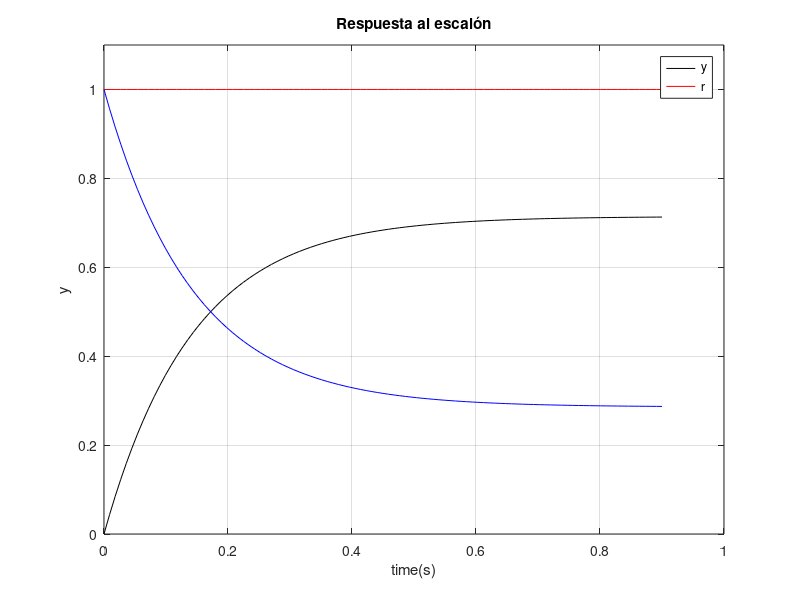
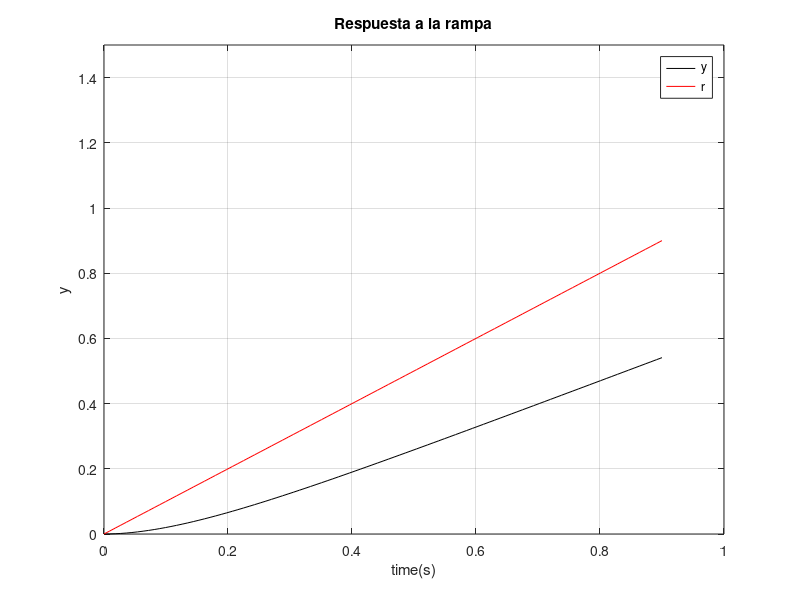
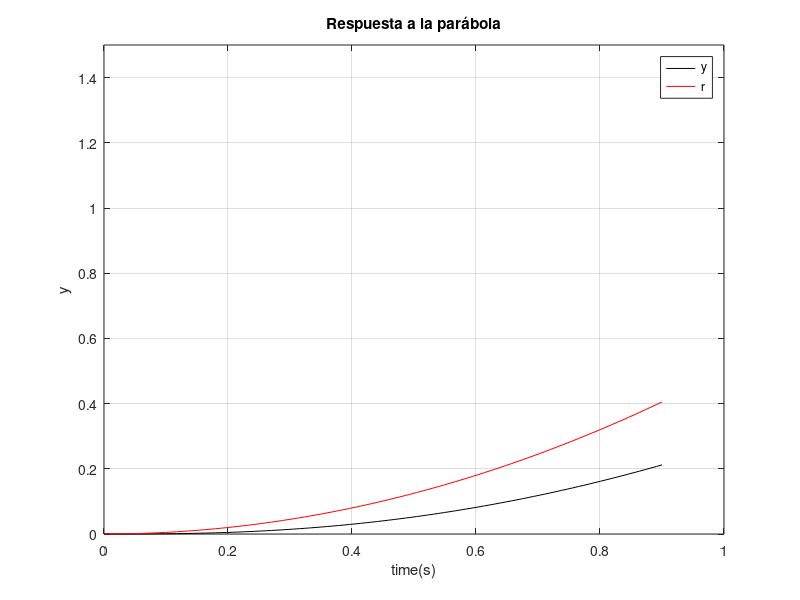
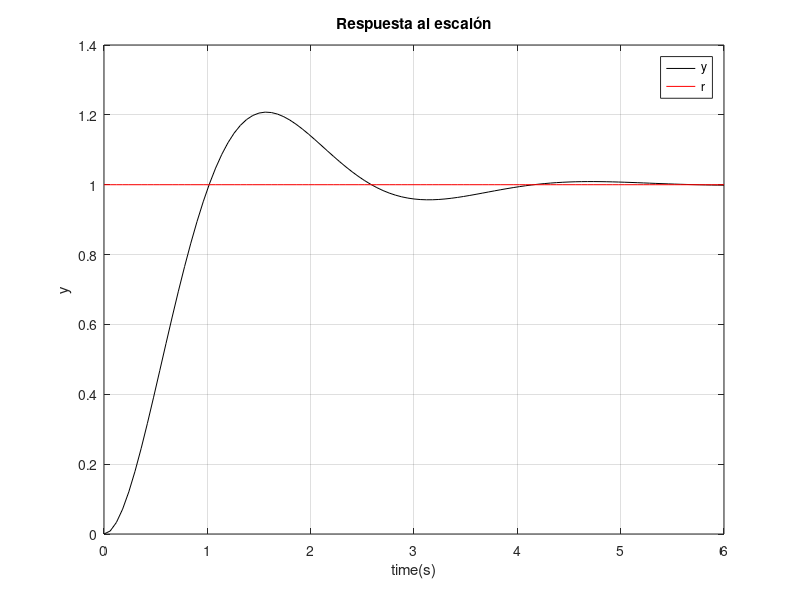

MATLAB code to generate these figures, in order:
clc
clear
close all

%----------sistema tipo 0-------------

G = tf(5,[1 2]);
%G = tf(5/2,[1/2 1]);
H = tf(1,1);

h_0= feedback(G,H);

[y t]=step(h_0);
% step(h_0);
figure
plot(t,y,'k')
r = ones(length(y),1);
hold on
plot(t,r, 'r')
plot(t,r-y,'b')
ylim([0 1.1])
grid on
xlabel('time(s)')
ylabel('y')
title('Respuesta al escalón')
legend('y','r')

%x = [1,1]/1.4;
%y = [0.93,0.7]/1.1;
%a = annotation('doublearrow',x,y,'$e_{ss}=\frac{1}{1+k}$','Interpreter','latex');%,'X',[1.1/1.4 1.1/1.4],'Y',[0.8 0.8]/1.1);
%a.X=[1.1,1.1]/1.4;
%a.Y=[0.8,0.7]/1.1;
%x = [1.1,1.1]/1.4;
%y = [0.8,0.7]/1.1;
%a = annotation('textarrow',x,y,'String',);%, 'Position',[0.2 0.2 0.3 0.1]);

%------respuesta a la rampa-----


[y t]=step(h_0*tf(1,[1 0])); %agrego un polo para usar step
x=1*t;

figure
plot(t,y,'k')
hold on
plot(t,x, 'r')
ylim([0 1.5])
%xlim([0 1.4])
grid on
xlabel('time(s)')
ylabel('y')
title('Respuesta a la rampa')
legend('y','r')

%------respuesta a la parabola-----
[y t]=step(h_0*tf(1,[1 0 0])); %agrego dos polos para usar step
x=0.5*t.^2;

figure
plot(t,y,'k')
hold on
plot(t,x, 'r')
ylim([0 1.5])
%xlim([0 1.4])
grid on
xlabel('time(s)')
ylabel('y')
title('Respuesta a la parábola')
legend('y','r')

%$e_{ss}=\infty$


%----------sistema tipo 1-------------

G = tf(5,[1 2 0]);
%G = tf(5/2,[1/2 1]);
H = tf(1,1);

h_0= feedback(G,H);

[y t]=step(h_0);

figure
plot(t,y,'k')
r = ones(length(y),1);
hold on
plot(t,r, 'r')
%ylim([0 1.1])
grid on
xlabel('time(s)')
ylabel('y')
title('Respuesta al escalón')
legend('y','r')

%x = [1,1]/1.4;
%y = [0.93,0.7]/1.1;
%a = annotation('doublearrow',x,y,'$e_{ss}=\frac{1}{1+k}$','Interpreter','latex');%,'X',[1.1/1.4 1.1/1.4],'Y',[0.8 0.8]/1.1);
%a.X=[1.1,1.1]/1.4;
%a.Y=[0.8,0.7]/1.1;
%x = [1.1,1.1]/1.4;
%y = [0.8,0.7]/1.1;
%a = annotation('textarrow',x,y,'String',);%, 'Position',[0.2 0.2 0.3 0.1]);

%------respuesta a la rampa-----

[y t]=step(h_0*tf(6,[1 0])); %agrego un polo para usar step
x=6*t;

figure
plot(t,y,'k')
hold on
plot(t,x, 'r')
%ylim([0 1.5])
xlim([0 10])
grid on
xlabel('time(s)')
ylabel('y')
title('Respuesta a la rampa')
legend('y','r')

%------respuesta a la parabola-----

[y t]=step(h_0*tf(1,[1 0 0])); %agrego dos polos para usar step
x=0.5*t.^2;

figure
plot(t,y,'k')
hold on
plot(t,x, 'r')
%ylim([0 1.5])
xlim([0 10])
grid on
xlabel('time(s)')
ylabel('y')
title('Respuesta a la parábola')
legend('y','r')

%$e_{ss}=\infty$

%----------sistema tipo 2-------------

G = tf(5,[1 12])*tf([1 1],[1 0 0])*tf(1,[1 5]);
%G = tf(5/2,[1/2 1]);
H = tf(1,1);

h_0= feedback(G,H);

[y t]=step(h_0);

figure
plot(t,y,'k')
r = ones(length(y),1);
hold on
plot(t,r, 'r')
%ylim([0 1.1])
grid on
xlabel('time(s)')
ylabel('y')
title('Respuesta al escalón')
legend('y','r')

%x = [1,1]/1.4;
%y = [0.93,0.7]/1.1;
%a = annotation('doublearrow',x,y,'$e_{ss}=\frac{1}{1+k}$','Interpreter','latex');%,'X',[1.1/1.4 1.1/1.4],'Y',[0.8 0.8]/1.1);
%a.X=[1.1,1.1]/1.4;
%a.Y=[0.8,0.7]/1.1;
%x = [1.1,1.1]/1.4;
%y = [0.8,0.7]/1.1;
%a = annotation('textarrow',x,y,'String',);%, 'Position',[0.2 0.2 0.3 0.1]);

%------respuesta a la rampa-----


[y t]=step(h_0*tf(6,[1 0])); %agrego un polo para usar step
x=6*t;

figure
plot(t,y,'k')
hold on
plot(t,x, 'r')
%ylim([0 1.5])
xlim([0 200])
grid on
xlabel('time(s)')
ylabel('y')
title('Respuesta a la rampa')
legend('y','r')

% create a new pair of axes inside current figure
axes('position',[.65 .175 .25 .25])
box on % put box around new pair of axes
indexOfInterest = (t < 200) & (t > 198); % range of t near perturbation
plot(t(indexOfInterest),y(indexOfInterest),'k') % plot on new axes
hold on
plot(t(indexOfInterest),x(indexOfInterest),'r') % plot on new axes
grid on

%------respuesta a la parabola-----

[y t]=step(h_0*tf(1,[1 0 0])); %agrego dos polos para usar step
x=0.5*t.^2;

figure
plot(t,y,'k')
hold on
plot(t,x, 'r')
%ylim([0 1.5])
xlim([0 200])
grid on
xlabel('time(s)')
ylabel('y')
title('Respuesta a la parábola')
legend('y','r')

% create a new pair of axes inside current figure
axes('position',[.65 .175 .25 .25])
box on % put box around new pair of axes
indexOfInterest = (t < 200) & (t > 198); % range of t near perturbation
plot(t(indexOfInterest),y(indexOfInterest),'k') % plot on new axes
hold on
plot(t(indexOfInterest),x(indexOfInterest),'r') % plot on new axes
grid on

%$e_{ss}=\infty$
